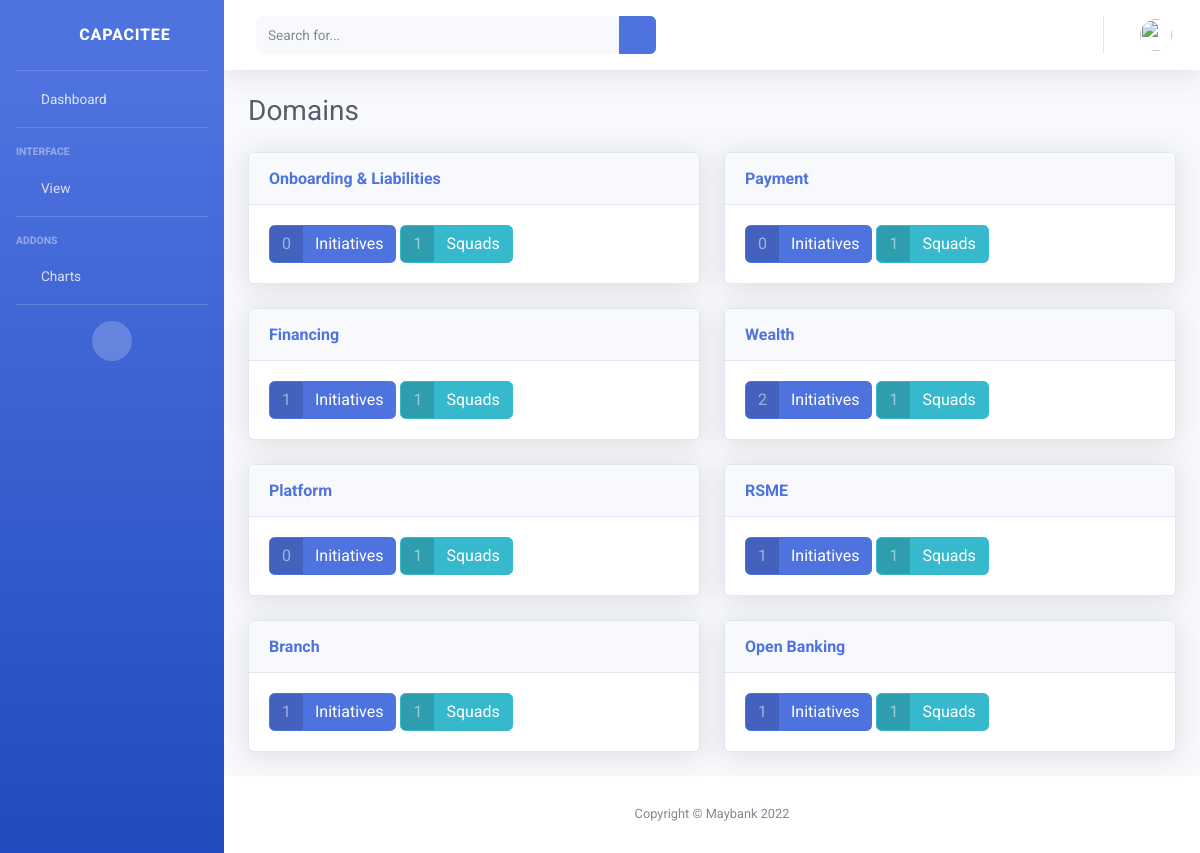
Page /domains on the committed database.
### app/models.py (models this page shows, shortened)
class Domain(models.Model):
    name = models.CharField(max_length=100)
    description = models.CharField(max_length=200)
    tribe = models.ForeignKey(Tribe, on_delete=models.CASCADE)
    sprints = models.ManyToManyField(Sprint)
    def initiatives_count(self):
        return len(self.initiative_set.all())
    def squad_count(self):
        return len(self.squad_set.all())

class Squad(models.Model):
    name = models.CharField(max_length=100)
    description = models.CharField(max_length=200)
    domain = models.ForeignKey(Domain, on_delete=models.CASCADE)
    scrum_master = models.IntegerField('SM', default=0)
    business_analysts = models.IntegerField('BA', default=0)
    frontend_dev = models.IntegerField('FE', default=0)
    backend_dev = models.IntegerField('BE', default=0)
    qa_engineer = models.IntegerField('QA', default=0)
    color = models.CharField(max_length=20)

class Initiative(models.Model):
    class InitiativeStatus(models.TextChoices):
        NOT_STARTED = '0', _('Not Started')
        DEMAND = '1', _('Demand')
        IN_DEVELOPMENT = '2', _('In Development')
        DEPLOYED = '3', _('Deployed')
    name = models.CharField(max_length=100)
    description = models.CharField(max_length=200)
    planned_for = models.DateField('Planned For')
    squad = models.ForeignKey(Squad, on_delete=models.CASCADE, blank=True, null=True)
    domain = models.ForeignKey(Domain, on_delete=models.CASCADE)
    sprints = models.ManyToManyField(Sprint)
    status = models.CharField(max_length=2, choices=InitiativeStatus.choices, default=InitiativeStatus.NOT_STARTED)

### app/views.py (the view)
# urls.py: path('domains', views.DomainListView.as_view()),
class DomainListView(generic.ListView):
    model = Domain
    template_name = 'domain_list.html'

### app/templates/domain_list.html (shortened to what this page needs)
<!DOCTYPE html>
<html lang="en">
<head>
  {% include "head_part.html" %}
</head>
<body id="page-top">
    <div id="wrapper">
        {% include "sidebar_part2.html" %}
        <div id="content-wrapper" class="d-flex flex-column">
            <div id="content">
            {% include "topbar_part.html" %}
                <div class="container-fluid">
                    <div class="d-sm-flex align-items-center justify-content-between mb-4">
                        <h1 class="h3 mb-0 text-gray-800">Domains</h1>
                    </div>
                    <div class="row">
                        {% for domain in domain_list %}
                        <div class="col-lg-6">
                                <div class="card shadow mb-4">
                                    <a href="domains/{{ domain.pk }}">
                                        <div class="card-header py-3">
                                            <h6 class="m-0 font-weight-bold text-primary">{{ domain.name }}</h6>
                                        </div>
                                    </a>
                                    <div class="card-body">
                                        <a href="#" class="btn btn-primary btn-icon-split">
                                            <span class="icon text-white-50">
                                                {{ domain.initiatives_count }}
                                            </span>
                                            <span class="text">Initiatives</span>
                                        </a>
                                        <a href="#" class="btn btn-info btn-icon-split">
                                            <span class="icon text-white-50">
                                                {{ domain.squad_count }}
                                            </span>
                                            <span class="text">Squads</span>
                                        </a>
                                   </div>
                                </div>
                        </div>
                        {% endfor %}
                </div>
            </div>
          {% include "footer_part.html" %}
        </div>
    </div>
</body>
</html>

### app/templates/head_part.html (shortened to what this page needs)
    <link href="/static/vendor/fontawesome-free/css/all.min.css" rel="stylesheet" type="text/css">
    <link href="/static/css/sb-admin-2.min.css" rel="stylesheet">
    <link href="/static/css/htimeline.css" rel="stylesheet">
    <link href="/static/css/gantt.css" rel="stylesheet">

### app/templates/sidebar_part2.html (shortened to what this page needs)
        <ul class="navbar-nav bg-gradient-primary sidebar sidebar-dark accordion" id="accordionSidebar">
            <a class="sidebar-brand d-flex align-items-center justify-content-center" href="/index.html">
                <div class="sidebar-brand-icon rotate-n-15">
                    <i class="fas fa-laugh-wink"></i>
                </div>
                <div class="sidebar-brand-text mx-3">CAPACITEE</div>
            </a>
            <hr class="sidebar-divider my-0">
            <li class="nav-item {% if filename == "index" %}active{% endif %}">
                <a class="nav-link" href="/index2.html">
                    <i class="fas fa-fw fa-tachometer-alt"></i>
                    <span>Dashboard</span></a>
            </li>
            <hr class="sidebar-divider">
            <div class="sidebar-heading">
                Interface
            </div>
            <li class="nav-item {% if collapse == "components" %}active{% endif %}">
                <a class="nav-link collapsed" href="#" data-toggle="collapse" data-target="#collapseTwo"
                    aria-expanded="true" aria-controls="collapseTwo">
                    <i class="fas fa-fw fa-cog"></i>
                    <span>View</span>
                </a>
            </li>
            <hr class="sidebar-divider">
            <div class="sidebar-heading">
                Addons
            </div>
            <li class="nav-item {% if filename == "charts" %}active{% endif %}">
                <a class="nav-link " href="/charts.html">
                    <i class="fas fa-fw fa-chart-area"></i>
                    <span>Charts</span></a>
            </li>
            <hr class="sidebar-divider d-none d-md-block">
            <div class="text-center d-none d-md-inline">
                <button class="rounded-circle border-0" id="sidebarToggle"></button>
            </div>
        </ul>

### app/templates/topbar_part.html (shortened to what this page needs)
                <nav class="navbar navbar-expand navbar-light bg-white topbar mb-4 static-top shadow">
                    <form
                        class="d-none d-sm-inline-block form-inline mr-auto ml-md-3 my-2 my-md-0 mw-100 navbar-search">
                        <div class="input-group">
                            <input type="text" class="form-control bg-light border-0 small" placeholder="Search for..."
                                aria-label="Search" aria-describedby="basic-addon2">
                            <div class="input-group-append">
                                <button class="btn btn-primary" type="button">
                                    <i class="fas fa-search fa-sm"></i>
                                </button>
                            </div>
                        </div>
                    </form>
                    <ul class="navbar-nav ml-auto">
                        <li class="nav-item dropdown no-arrow">
                            <a class="nav-link dropdown-toggle" href="#" id="userDropdown" role="button"
                                data-toggle="dropdown" aria-haspopup="true" aria-expanded="false">
                                <img class="img-profile rounded-circle"
                                    src="/static/img/undraw_profile.svg">
                            </a>
                        </li>
                    </ul>
                </nav>

### app/templates/footer_part.html
            <footer class="sticky-footer bg-white">
                <div class="container my-auto">
                    <div class="copyright text-center my-auto">
                        <span>Copyright &copy; Maybank 2022</span>
                    </div>
                </div>
            </footer>

### app/static/css/gantt.css (style rules this page uses)
body, html { font-family: "Roboto", sans-serif; background-color: #cddade; height: 100%; -webkit-font-smoothing: antialiased; -moz-osx-font-smoothing: grayscale; }

### rows in the picture
Domain: name "Onboarding & Liabilities", initiatives_count "0", squad_count "1"
Domain: name "Payment", initiatives_count "0", squad_count "1"
Domain: name "Financing", initiatives_count "1", squad_count "1"
Domain: name "Wealth", initiatives_count "2", squad_count "1"
Domain: name "Platform", initiatives_count "0", squad_count "1"
Domain: name "RSME", initiatives_count "1", squad_count "1"
Domain: name "Branch", initiatives_count "1", squad_count "1"
Domain: name "Open Banking", initiatives_count "1", squad_count "1"
